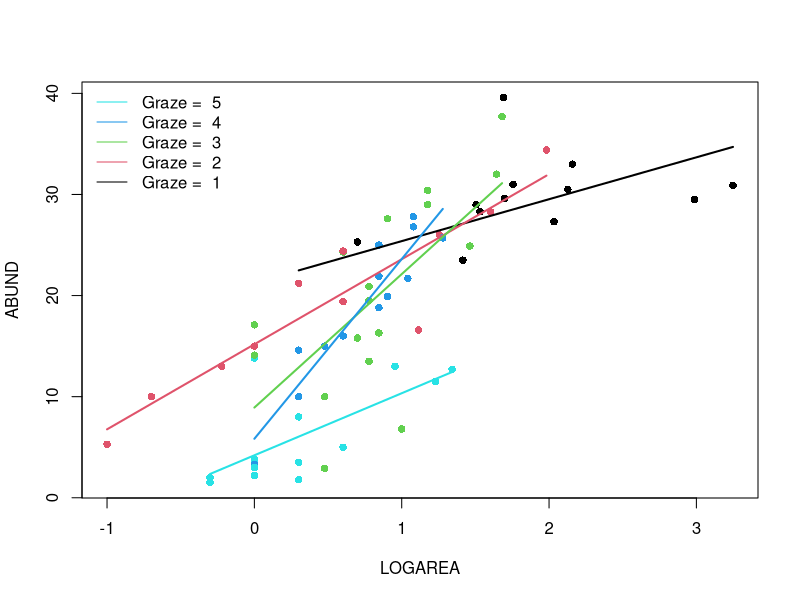
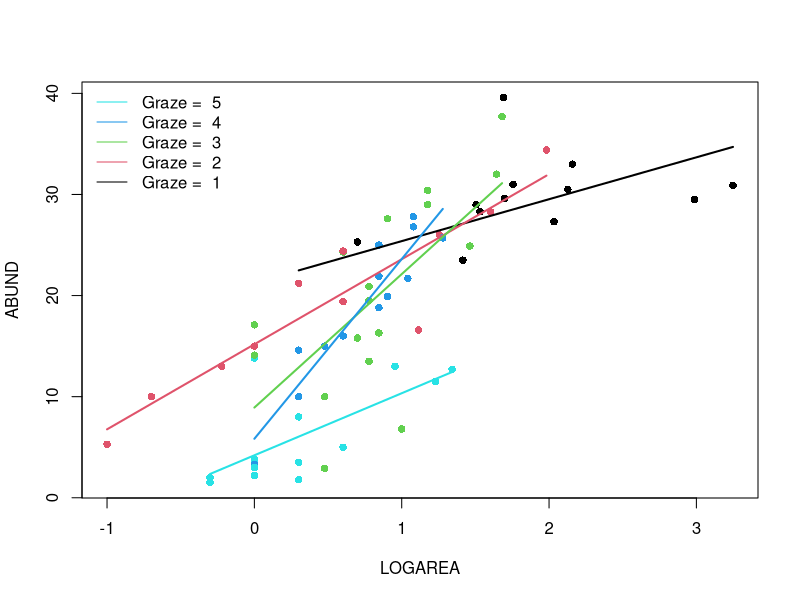
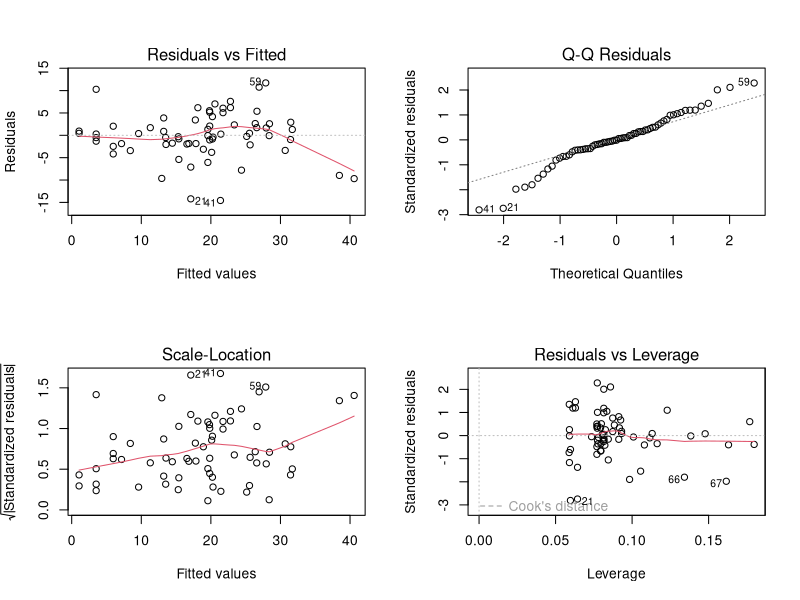

R code for these plots, in order:
## ----Q2, eval=TRUE, echo=SOLUTIONS, results=SOLUTIONS, collapse=TRUE------------------------------------------------------------------------------------
loyn <- read.table("./data/loyn.txt", header = TRUE)
str(loyn)


## ----Q3, eval=TRUE, echo=SOLUTIONS, results=SOLUTIONS, collapse=TRUE------------------------------------------------------------------------------------
loyn$LOGAREA <- log10(loyn$AREA)
# create factor GRAZE as it was originally coded as an integer
loyn$FGRAZE <- factor(loyn$GRAZE)


## ----Q4, eval=SOLUTIONS, echo=SOLUTIONS, results=SOLUTIONS, collapse=TRUE-------------------------------------------------------------------------------
## coplot(ABUND ~ LOGAREA | FGRAZE, data = loyn)
## 
## # or
## library(lattice)
## xyplot(ABUND ~ LOGAREA | FGRAZE, data = loyn)
## 
## # There is a lot of variation in there, but:
## # The mean abundance seems to decrease as grazing levels increase.
## # This is most noticeable in the highest grazing level.
## # Within a grazing level, abundance seems to increase with the log-patch area.
## # It is unclear from this if the slope of the log-area effect is
## # different between grazing levels


## ----Q5, eval=TRUE, echo=SOLUTIONS, results=SOLUTIONS, collapse=TRUE------------------------------------------------------------------------------------
birds.inter.1 <- lm(ABUND ~ FGRAZE * LOGAREA , data = loyn)


## ----Q6, eval=SOLUTIONS, echo=SOLUTIONS, results=SOLUTIONS, collapse=TRUE-------------------------------------------------------------------------------
## # first split the plotting device into 2 rows and 2 columns
## par(mfrow = c(2,2))
## 
## # now create the residuals plots
## plot(birds.inter.1)
## 
## # To test the normality of residuals assumption we use the Normal Q-Q plot.
## # The central residuals are not too far from the Q-Q line but the extremes
## # are too extreme (the tails of the distribution are too long). Some
## # observations, both high and low, are poorly explained by the model.
## 
## # The plot of the residuals against the fitted values suggests these
## # extreme residuals happen for intermediate fitted values.
## 
## # Looking at the homogeneity of variance assumption (Residuals vs
## # Fitted and Scale-Location plot),
## # the graphs are mostly messy, with no clear pattern emerging. There is
## # a hint of smaller variance with the lowest fitted values, which is not ideal.
## # This could mean that the homogeneity of variance assumption is not met
## # (i.e. the variances are not the same), but with this amount of data we
## # can't tell. ABUND being bounded by zero, it wouldn't be too
## # surprising that the variance increases with the mean abundance.
## 
## # The observations with the highest leverage don't appear to be overly
## # influential, according to the Cook's distances in the Residuals vs
## # Leverage plot.


## ----Q7, eval=TRUE, echo=SOLUTIONS, results=SOLUTIONS, collapse=TRUE------------------------------------------------------------------------------------
summary(birds.inter.1)

# Here the intercept (baseline) is the predicted `ABUND` for LOGAREA = 0,
# for FGRAZE level 1.
# the null hypothesis for the intercept is that the intercept = 0
# (not biologically relevant).

# LOGAREA represents the slope for LOGAREA, specific to level FGRAZE = 1.
# The null hypothesis is that the slope of the relationship
# between LOGAREA and ABUND = 0, for level FGRAZE = 1 only. 

# FGRAZE2...5 estimate differences (contrasts) between the *intercept* of
# each level and the *intercept* of the reference level, FGRAZE = 1. 

# FGRAZE2...5:LOGAREA estimate differences (contrasts) between the *slope*
# of LOGAREA for each level and the *slope* of LOGAREA for the reference
# level, FGRAZE = 1. 


# The Multiple R-square value is 0.76, slightly up from the purely additive
# model (in the optional questions)
# but not much, considering that we have added a whole 4 parameters to the
# model, i.e. nearly doubled its complexity


## ----Q8a, eval=TRUE, echo=TRUE, collapse=FALSE----------------------------------------------------------------------------------------------------------
par(mfrow= c(1, 1))
plot(ABUND ~ LOGAREA, data= loyn, col= GRAZE, pch= 16)
# Note: # color 1 means black in R
# color 2 means red in R
# color 3 means green in R
# color 4 means blue in R
# color 5 means cyan in R

# FGRAZE1
# create a sequence of increasing Biomass within the observed range
LOGAREA.seq<- seq(from= min(loyn$LOGAREA[loyn$FGRAZE == 1]),
					to= max(loyn$LOGAREA[loyn$FGRAZE == 1]),
					length= 20)
# create data frame for prediction
dat4pred<- data.frame(FGRAZE= "1", LOGAREA= LOGAREA.seq)
# predict for new data
dat4pred$predicted<- predict(birds.inter.1, newdata= dat4pred)
# add the predictions to the plot of the data
lines(predicted ~ LOGAREA, data= dat4pred, col= 1, lwd= 2)

# FGRAZE2
LOGAREA.seq<- seq(from= min(loyn$LOGAREA[loyn$FGRAZE == 2]),
					to= max(loyn$LOGAREA[loyn$FGRAZE == 2]),
					length= 20)
dat4pred<- data.frame(FGRAZE= "2", LOGAREA= LOGAREA.seq)
dat4pred$predicted<- predict(birds.inter.1, newdata= dat4pred)
lines(predicted ~ LOGAREA, data= dat4pred, col= 2, lwd= 2)

# FGRAZE3
LOGAREA.seq<- seq(from= min(loyn$LOGAREA[loyn$FGRAZE == 3]),
					to= max(loyn$LOGAREA[loyn$FGRAZE == 3]),
					length= 20)
dat4pred<- data.frame(FGRAZE= "3", LOGAREA= LOGAREA.seq)
dat4pred$predicted<- predict(birds.inter.1, newdata= dat4pred)
lines(predicted ~ LOGAREA, data= dat4pred, col= 3, lwd= 2)

# FGRAZE4
LOGAREA.seq<- seq(from= min(loyn$LOGAREA[loyn$FGRAZE == 4]),
					to= max(loyn$LOGAREA[loyn$FGRAZE == 4]),
					length= 20)
dat4pred<- data.frame(FGRAZE= "4", LOGAREA= LOGAREA.seq)
dat4pred$predicted<- predict(birds.inter.1, newdata= dat4pred)
lines(predicted ~ LOGAREA, data= dat4pred, col= 4, lwd= 2)

# FGRAZE5
LOGAREA.seq<- seq(from= min(loyn$LOGAREA[loyn$FGRAZE == 5]),
					to= max(loyn$LOGAREA[loyn$FGRAZE == 5]),
					length= 20)
dat4pred<- data.frame(FGRAZE= "5", LOGAREA= LOGAREA.seq)
dat4pred$predicted<- predict(birds.inter.1, newdata= dat4pred)
lines(predicted ~ LOGAREA, data= dat4pred, col= 5, lwd= 2)

legend("topleft", 
 legend= paste("Graze = ", 5:1), 
 col= c(5:1), bty= "n",
 lty= c(1, 1, 1), 
 lwd= c(1, 1, 1))


## ----Q8b, eval=TRUE, echo=TRUE, collapse=FALSE----------------------------------------------------------------------------------------------------------
# Okay, that was a long-winded way of doing this.
# If, like me, you prefer more compact code and less risks of errors,
# you can use a loop, to save repeating the sequence 5 times:
par(mfrow= c(1, 1))
plot(ABUND ~ LOGAREA, data= loyn, col= GRAZE, pch= 16)

for(g in levels(loyn$FGRAZE)){# `g` will take the values "1", "2",..., "5" in turn
	LOGAREA.seq<- seq(from= min(loyn$LOGAREA[loyn$FGRAZE == g]),
										to= max(loyn$LOGAREA[loyn$FGRAZE == g]),
														length= 20)
	dat4pred<- data.frame(FGRAZE= g, LOGAREA= LOGAREA.seq)
	dat4pred$predicted<- predict(birds.inter.1, newdata= dat4pred)
	lines(predicted ~ LOGAREA, data= dat4pred, col= as.numeric(g), lwd= 2)
}
legend("topleft", 
 legend= paste("Graze = ", 5:1), 
 col= c(5:1), bty= "n",
 lty= c(1, 1, 1), 
 lwd= c(1, 1, 1))


## ----Q9, eval=SOLUTIONS, echo=SOLUTIONS, collapse=TRUE--------------------------------------------------------------------------------------------------
## # INTERACTIVE MODEL
## # The slopes of the LOGAREA effect across grazing levels are all over the
## # place, without any coherent pattern (for instance, they could have been
## # increasing or decreasing gradually from low to high grazing intensity).
## # From a model like this, it is challenging to learn anything general about
## # the nature of the relationships between birds, patch size and grazing.
## 
## # The interaction is non-significant, so isn't supported statistically either.
## 
## # Time to revert to the simpler, or a different model? More on this in the next exercise!
## 
## # Some observations are poorly predicted (fitted) using the current set
## # of predictors.
## 


## ----Q10, eval=TRUE, echo=SOLUTIONS, results=SOLUTIONS, collapse=TRUE-----------------------------------------------------------------------------------
str(loyn)
loyn$LOGDIST <- log10(loyn$DIST)
loyn$LOGLDIST <- log10(loyn$LDIST)


## ----Q11, eval=TRUE, echo=SOLUTIONS, results=SOLUTIONS, collapse=TRUE-----------------------------------------------------------------------------------
# Example:

# Rank	|	Predictor	|	Biological effect
# 1	    |	LOGAREA	  |	Large patches containing proportionally
#                     more core habitat: enable persistence of
#                     species with larger home ranges. 
# 3	    |	LOGDIST	  |	?
# ?	    |	LOGLDIST	|	?
# 2	    |	YR.ISOL	  |	?
# ?	    |	ALT		    |	?
# ?	    |	FGRAZE	  |	?

# expect different researchers to come up with different predictions!
# The main limitation is our lack of expert knowledge of the
# study system and area, of course.


## ----Q12, eval=SOLUTIONS, echo=SOLUTIONS, results=SOLUTIONS, collapse=TRUE------------------------------------------------------------------------------
## VOI<- c("ABUND", "LOGAREA", "LOGDIST", "LOGLDIST", "YR.ISOL", "ALT", "FGRAZE")
## pairs(loyn[, VOI])
## 
## # There is variable degrees of imbalance (correlation) between predictors
## # such as:
## # LOGAREA and FGRAZE,
## # LOGDIST and LOGLDIST (quite expected),
## # YR.ISOL and other variables like LOGAREA or FGRAZE,
## # LOGAREA and ALT,
## # but overall a decent spread of observations across these pairs of predictors.
## 
## # The relationship between the response variable ABUND and all the predictors
## # is visible in the top row:
## #  Some potential correlations present like with LOGAREA (positive),
## # YR.ISOl (positive), maybe ALT (positive) and FGRAZE (negative).


## ----Q13, eval=TRUE, echo=SOLUTIONS, results=SOLUTIONS, collapse=TRUE-----------------------------------------------------------------------------------
M1 <- lm(ABUND ~ LOGDIST + LOGLDIST +
                 YR.ISOL + ALT + LOGAREA * FGRAZE,
         data = loyn)


## ----Q14, eval=TRUE, echo=SOLUTIONS, results=SOLUTIONS, collapse=TRUE-----------------------------------------------------------------------------------
library(car)
vif(M1)

# Potential problem with FGRAZE (as seen from data exploration) with LOGAREA
# or YR.ISOL
# Ignore for the moment, but we will have to take this into account in our
# interpretation of the results.
# The high VIF for the terms involved in an
# interaction is expected and can be ignored.


## ----Q15, eval=TRUE, echo=SOLUTIONS, results=SOLUTIONS, collapse=TRUE-----------------------------------------------------------------------------------
# Wait: why did we not use 'summary' or 'anova' for this?
summary(M1)
anova(M1)

# 'summary' tests if the coefficient for each predictor is significantly
# different from zero.
# 'anova' tests for the significance of the proportion of variation explained
# by a particular term in the model.
# The ANOVA allows testing the overall significance of categorical predictors,
# which involves several coefficients together, thus is more handy. 
# But the results of this ANOVA depend on the order of the variables,
# which is arbitrary here.
# We could change the order but there are too many possible permutations
# Summary p-values don't suffer that problem but test different hypotheses
# It would be useful to use an ANOVA that doesn't depend on the order
# of inclusion of the variables, like 'drop1'

drop1(M1, test = "F")

# LOGDIST is the least significant, hence makes the least 
# contribution to the variability explained by the model, 
# with respect to the number of degrees of freedom it uses (1)

# In retrospect, this model selection step effectively amounts to a test of the
# significance of the LOGDIST effect (although it is a relatively weak test,
# because this was not specific: in reality we were testing
# multiple hypotheses at once)


## ----Q16, eval=TRUE, echo=SOLUTIONS, results=SOLUTIONS, collapse=TRUE-----------------------------------------------------------------------------------
M2 <- lm(ABUND ~ LOGLDIST + # removing LOGDIST here
                 YR.ISOL + ALT + LOGAREA * FGRAZE,
         data = loyn)

# or use the shortcut:

M2<- update(M1, formula = . ~ . - LOGDIST) # "." means all previous variables
drop1(M2, test = "F")

# YR.ISOL is now the least significant, hence makes the least 
# contribution to the variability explained by the model, 
# with respect to the number of degrees of freedom it uses (1)

M3 <- update(M2, formula = . ~ . - YR.ISOL)
drop1(M3, test = "F")

# LOGLDIST and ALT now the least significant. Choosing on the basis of
# p-values this similar is really quite arbitrary, so would be best guided
# by expert knowledge if we have it.
# in the absence of strong a-priori expertise, we'll go for LOGLDIST

M4 <- update(M3, formula = . ~ . - LOGLDIST)
drop1(M4, test = "F")

# and finally drop ALT from the model
# I am writing the model in full for more clarity:
M5 <- lm(ABUND ~ LOGAREA * FGRAZE, data = loyn) 
drop1(M5, test = "F")
# All significant: no more terms to drop. Here we are, back to a
# familiar version of the model!


## ----Q17, eval=TRUE, echo=SOLUTIONS, results=SOLUTIONS, collapse=TRUE-----------------------------------------------------------------------------------
# If the goal of the study is simply to test the FGRAZE * LOGAREA interaction, then all we need is the associated significance test.
# If the model is intended to be used for further inference (like
# prediction), then we will try to simplify it as much as is justifiable to do.

# We can use drop1 for this, but we don't need to, in this simple case:
# when an interaction is significant, the main effects should be left in,
# irrespective of significance, because the interaction cannot be
# interpreted correctly without its main effect.

# Likewise, when an interaction is non-significant it must go first,
# and only then the evidence for the main effects can be assessed.

# Because R always includes interactions *after* their main effects
# in the models, the anova of the model returns the same result as drop1, 
# in our simple model which has no interactions with other terms

# Demo:
anova(M5)
drop1(M5, test= "F") 
# drop1 is clever enough that it doesn't let you
# see the p-values for the main effect, in the presence of their interaction.

# In this case the interaction is not significant, and thus isn't needed
# a better model would thus be the additive-only model:
# lm(ABUND ~ LOGAREA + FGRAZE , data = loyn)
# By applying 'drop1' we have effectively tested the effect of the interaction,
# i.e. the hypothesis that the effect of grazing level depends on patch size (or vice versa).


## ----Q18, eval=TRUE, echo=SOLUTIONS, results=SOLUTIONS, collapse=TRUE-----------------------------------------------------------------------------------
M6 <- lm(ABUND ~ LOGAREA + FGRAZE, data = loyn) 
# first split the plotting device into 2 rows and 2 columns
par(mfrow = c(2,2))

# now create the residuals plots
plot(M6)

# To test the normality of residuals assumption we use the Normal Q-Q plot. 
# The central residuals are not too far from the Q-Q line but the extremes
# are too extreme (the tails of the distribution are too long). Some
# observations, both high and low, are poorly explained by the model.

# The plot of the residuals against the fitted values suggests these
# extreme residuals happen for intermediate fitted values.

# Looking at the homogeneity of variance assumption (Residuals vs
# Fitted and Scale-Location plot),
# the graphs are mostly messy, with no clear pattern emerging. There is
# a hint of smaller variance with the lowest fitted values, which is not ideal.
# This could mean that the homogeneity of variance assumption is not met
# (i.e. the variances are not the same). 

# The observations with the highest leverage don't appear to be overly
# influential, according to the Cook's distances in the Residuals vs
# Leverage plot.  


## ----Q18extra, eval=SOLUTIONS, echo=SOLUTIONS, results=SOLUTIONS, collapse=TRUE-------------------------------------------------------------------------
## # (Extra)
## # ABUND being bounded by zero, it wouldn't be too surprising if the variance increases with the mean abundance.
## # This is often improved by log-transforming the response
## loyn$logABUND<- log(loyn$ABUND + 1) # here the natural log
## M6log <- lm(logABUND ~ LOGAREA + FGRAZE, data = loyn)
## par(mfrow = c(2,2))
## plot(M6log)
## 
## # Not this time! Lots of extreme negative residuals generated.
## 
## # Back to `M6`, then. The other issue was the extreme residuals.
## # This could be due to missing important predictors from the model, either
## # unknown predictors, or interactions.


## ----Q19, eval=TRUE, echo=SOLUTIONS, results=SOLUTIONS, collapse=TRUE-----------------------------------------------------------------------------------
anova(M6)
# null hypothesis 1: There is no effect of LOGAREA on ABUND
# (the proportion of variation explained by LOGAREA is zero)
# null hypothesis 2: There is no effect of FGRAZE on ABUND
# (no significant proportion of variation explained by grazing
# levels *after* the effect of LOGAREA)
# the p values are all very small therefore reject both null hypotheses.

# (Supplement)
# You can work out the proportions of variation explained by each predictor
# we can extract the Sums of squares like this:
str(anova(M6)) # examine the structure of the returned object
M6.SS<- anova(M6)$'Sum Sq' # store values of interest
M6.SS # checking that we have extracted the Sums of squares as intended

# compute SST (total sums of squares):
M6.SST<- sum(anova(M6)$'Sum Sq') 

# proportion of variation in the data explained by the model:
(M6.SST - M6.SS[3]) / M6.SST # 0.7269773

# proportion of variation in the data explained by predictors:
(M6.SS[1:2]) / M6.SST # 0.5476530 0.1793243

# So that's 55% of variation in the data explained by LOGAREA and 18% for FGRAZE after LOGAREA


summary(M6)

# From the summary table, the model equation is
# ABUND = 15.72*(Intercept) + 7.25*LOGAREA + 0.38*FGRAZE2 - 0.19*FGRAZE3
# - 1.59*FGRAZE4 - 11.89*FGRAZE5
# Note that (Intercept) = 1 always


## ----Q20, eval=TRUE, echo=SOLUTIONS, results=SOLUTIONS, collapse=TRUE-----------------------------------------------------------------------------------
# Biologically: confirming what we already found out in the previous LM exercises:
# There is a significant effect of grazing levels, especially the highest
# level with a negative effect on bird abundance

# There is a significant positive effect of patch area, too.

# The relative importance of patch area and grazing is not entirely clear, 
# as these are correlated, with smaller patches also having higher grazing
# intensity on average, and larger patches lower grazing intensity.

# Some observations are poorly predicted (fitted) using the set of
# available predictors.

# Interpretation: 
# Bird abundance may increase with patch area due to populations being more
# viable in large patches (e.g. less prone to extinction), 
# or perhaps because there is proportionally less edge effect in larger
# patches, and this in turn provides more high quality habitat for species 
# associated with these habitat patches

# The negative effect of grazing may be due to grazing decreasing resource
# availability for birds, for example plants or seeds directly, or insects
# associated with the grazed plants.


# Methodologically:
# Doing model selection is difficult without an intrinsic / expert knowledge
# of the system, to guide what variables to include.
# Even with this dataset, many more models could have been formulated.
# For example, for me, theory would have suggested to test an interaction 
# between YR.ISOL and LOGDIST (or LOGLDIST?), 
# because LOGDIST will affect the dispersal of birds between patches 
# (hence the colonisation rate), 
# and the time since isolation of the patch may affect how important
# dispersal has been to maintain or rescue populations 
# (for recently isolated patches, dispersal, and hence distance to nearest
# patches may have a less important effect)


## ----Q21, eval=TRUE, echo=SOLUTIONS, results=SOLUTIONS, collapse=TRUE-----------------------------------------------------------------------------------
# This time, we are not doing any specific hypothesis testing, so there's
# no need to force the LOGAREA * FGRAZE into the model until the
# end of the model selection.
# But we should still start with a "most complex model considered" 
# which we deem plausible.

M.start<- lm(ABUND ~ LOGLDIST + YR.ISOL + ALT + LOGAREA * FGRAZE, data= loyn)

step(M.start)

# or 

drop1(M.start)
# lowest AIC would be obtained by removing LOGLDIST

M.step2<- lm(ABUND ~ YR.ISOL + ALT + LOGAREA * FGRAZE, data= loyn)
drop1(M.step2)
# lowest AIC would be obtained by removing YR.ISOL

M.step3<- lm(ABUND ~ ALT + LOGAREA * FGRAZE, data= loyn)
drop1(M.step3)
# lowest AIC would be obtained by removing ALT

M.step4<- lm(ABUND ~ LOGAREA * FGRAZE, data= loyn)
drop1(M.step4)
# lowest AIC is the current model, including the interaction.
# unlike the F-test, the AIC favors retaining the interaction


# one way of constructing a summary table, for reporting the results:
# (we could include the model without interaction, for reference)
Model.formulas<- c("LOGLDIST + YR.ISOL + ALT + LOGAREA * FGRAZE",
	"YR.ISOL + ALT + LOGAREA * FGRAZE",
	"ALT + LOGAREA * FGRAZE",
	"LOGAREA * FGRAZE",
	"LOGAREA + FGRAZE")
Model.AIC<- c(AIC(M.start),
	AIC(M.step2),
	AIC(M.step3),
	AIC(M.step4),
	AIC(M6))

summary.table<- data.frame(Model= Model.formulas,
	AIC= round(Model.AIC, 2))

# Sorting models from lowest AIC (preferred) to highest (least preferred):
summary.table<- summary.table[order(summary.table$AIC), ]

# Adding AIC differences with respect to best model:
summary.table$deltaAIC<- summary.table$AIC - summary.table$AIC[1]

summary.table

# Note that this rather automatic way of doing model selection
# misses a number of plausible combinations of the terms of 
# interest. This is somewhat arbitrary and there is a chance to
# miss the "best" model in that way.

# The function `step` tries to reduce this problem with the
# options `direction= "both"`. This means that after achieving a
# minimal model by applying "backwards" steps of model
# reduction, `step` will eventually apply one or more
# "forward" steps, where previously deleted terms are added
# again in case they lead to an improvement of the minimal model.

# However, this is no replacement for a fully manual and 
# thought-through model selection, informed by the understanding 
# of theory in the research area, and of the research questions.


## ----A1, eval=TRUE, echo=SOLUTIONS, results=SOLUTIONS, collapse=TRUE------------------------------------------------------------------------------------
birds.add.2 <- lm(ABUND ~ FGRAZE + LOGAREA, data = loyn)
anova(birds.add.2)

# null hypothesis 1: There is no effect of FGRAZE on ABUND
# (no difference between grazing levels)
# null hypothesis 2: There is no effect of LOGAREA on ABUND
# (the proportion of variation in ABUND explained by LOGAREA is
# zero *after* accounting for the effect of FGRAZE)
# the p values are all very small therefore reject both null hypotheses.

# we can also extract the Sums of squares like this:
birds.add.2.SS<- anova(birds.add.2)$'Sum Sq' # store values of interest
birds.add.2.SST<- sum(anova(birds.add.2)$'Sum Sq') # compute SST

# proportion of variation in the data explained by the model:
(birds.add.2.SST - birds.add.2.SS[3]) / birds.add.2.SST
# the same as the previous model

# proportion of variation in the data explained by predictors:
(birds.add.2.SS[1:2]) / birds.add.2.SST # 0.5449233 0.1820540

# So that's 54% for FGRAZE and 18% for LOGAREA after FGRAZE,
# essentially reversing the contributions found in the first
# model (for reference, see the solution code chunk for Question 19).

# Conclusion: here the order matters a lot. This is not too surprising since
# the design is unbalanced and FGRAZE and LOGAREA covary (they are correlated)


## ----A2, eval=TRUE, echo=SOLUTIONS, results=SOLUTIONS, collapse=TRUE------------------------------------------------------------------------------------
# ABUND = 15.72*(Intercept) + 7.25*LOGAREA + 0.38*FGRAZE2 - 0.19*FGRAZE3
# - 1.59*FGRAZE4 - 11.89*FGRAZE5
# Note that (Intercept) = 1 always

# expected abundance for (A): replace LOGAREA by -0.5, and all FGRAZE2...5 by 0
15.72*1 + 7.25*(-0.5) + 0.38*0 - 0.19*0 - 1.59*0 - 11.89*0 # 12.095

# could also extract the model coefficients like this:
M6.coef<- coef(M6)
M6.coef
# and multiply by the predictor values to obtain the equivalent prediction
# (difference due to my own roundings of estimates above)
sum(M6.coef * c(1, -0.5, 0, 0, 0, 0)) # 12.09278 

# expected abundance for (B): input 1 for the GRAZE3 variable
15.72*1 + 7.25*(-0.5) + 0.38*0 - 0.19*1 - 1.59*0 - 11.89*0 # 11.905
# or
sum(M6.coef * c(1, -0.5, 0, 1, 0, 0)) # 11.90349

# the difference (B) 11.90349 - (A) 12.09278 should correspond to
# the estimate for the GRAZE3 coefficient

# expected abundance for (C)
sum(M6.coef * c(1, 0.5, 0, 1, 0, 0)) # 19.15072

# the difference (C) 19.15072 - (B) 11.90349 should coincide with the
# estimate of the slope for the LOGAREA effect, since there is just one
# LOGAREA unit of difference and the slope is the change in expected
# abundance for a 1-unit increase in the predictor.


## ----A3, eval=TRUE, echo=SOLUTIONS, results=SOLUTIONS, collapse=TRUE------------------------------------------------------------------------------------
# ABUND = 21.243*(Intercept) - 6.165*FGRAZE2 - 7.215*FGRAZE3 - 17.910*FGRAZE4
# - 17.043*FGRAZE5 + 4.144*LOGAREA + 4.368*FGRAZE2:LOGAREA
# + 4.989*FGRAZE3:LOGAREA + 15.235*FGRAZE4:LOGAREA + 1.996*FGRAZE5:LOGAREA
# Note that (Intercept) = 1 always

# expected abundance for (A): replace LOGAREA by 2.5, and all terms involving
# FGRAZE2...5 by 0
21.243*1 - 6.165*0 - 7.215*0 - 17.910*0 - 17.043*0 + 4.144*2.5 + 4.368*0 + 4.989*0 + 15.235*0 + 1.996*0 # 31.603

# much lower risk of error by extracting the model coefficients like this:
birds.inter.1.coef<- coef(birds.inter.1)
birds.inter.1.coef # check coefficients and their order
# and multiply by the predictor values to obtain the equivalent prediction
sum(birds.inter.1.coef * c(1, 0, 0, 0, 0, 2.5, 0, 0, 0, 0)) # 31.60296 

# expected abundance for (B): input 1 for the GRAZE5 variable and -0.5 for
# variables LOGAREA and FGRAZE5:LOGAREA
21.243*1 - 6.165*0 - 7.215*0 - 17.910*0 - 17.043*1 + 4.144*(-0.5) + 4.368*0 + 4.989*0 + 15.235*0 + 1.996*(-0.5) # 1.13
# or
sum(birds.inter.1.coef * c(1, 0, 0, 0, 1, -0.5, 0, 0, 0, -0.5)) # 1.130203 

# Well done if you got there!


## ----A4, eval=SOLUTIONS, echo=SOLUTIONS, results=SOLUTIONS, collapse=TRUE-------------------------------------------------------------------------------
## # first split the plotting device into 2 rows and 2 columns
## par(mfrow = c(2,2))
## 
## # create the residuals plots for the additive model
## plot(M6)
## 
## # create the residuals plots for the interactive model
## plot(birds.inter.1)
## 
## # Not a great deal of an improvement! Just marginally better in every respect,
## # thanks to increasing the fit slightly by throwing lots of
## # (unnecessary?) new model parameters at the data.
## 
## # By increasing the complexity of the model, we have improved
## # the fit, but there is little evidence that what we have
## # additionally captured is of biological interest. It most
## # likely is just noise in the data, because the sample size is
## # too low for the model (and us) to be able to distinguish true
## # patterns from noise (See plots from Question 8).

